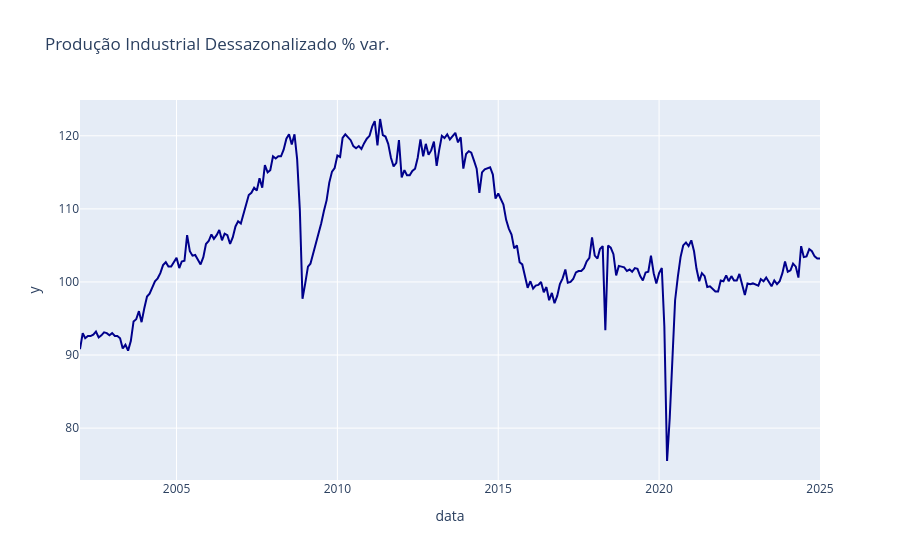

The code cell stored with this chart in its notebook:
### Code cell
import plotly.express as px


fig = px.line(PID, x=PID.index, y=PID.iloc[:, 0], title='Produção Industrial Dessazonalizado % var.')

fig.update_xaxes(range=['2002-01-01', PID.index.max()])
fig.update_traces(line_color='#00008B')  # '#00008B' is the hex code for dark blue

fig.show()

### Figure 1 — Plotly figure (JSON) as saved in the notebook; plotly's stock layout.template omitted (floating-point values rounded to 4 significant figures; data arrays with more than 128 entries replaced by an {"elided": "..."} marker saying what was removed)
{"data": [{"hovertemplate": "data=%{x}<br>y=%{y}<extra></extra>", "legendgroup": "", "line": {"color": "#00008B", "dash": "solid"}, "marker": {"symbol": "circle"}, "mode": "lines", "name": "", "orientation": "v", "showlegend": false, "type": "scatter", "x": {"elided": "277 str values"}, "xaxis": "x", "y": {"elided": "277 float values"}, "yaxis": "y"}], "layout": {"legend": {"tracegroupgap": 0}, "title": {"text": "Produção Industrial Dessazonalizado % var."}, "xaxis": {"anchor": "y", "domain": [0, 1], "range": ["2002-01-01", "2025-01-01T00:00:00"], "title": {"text": "data"}}, "yaxis": {"anchor": "x", "domain": [0, 1], "title": {"text": "y"}}}}
